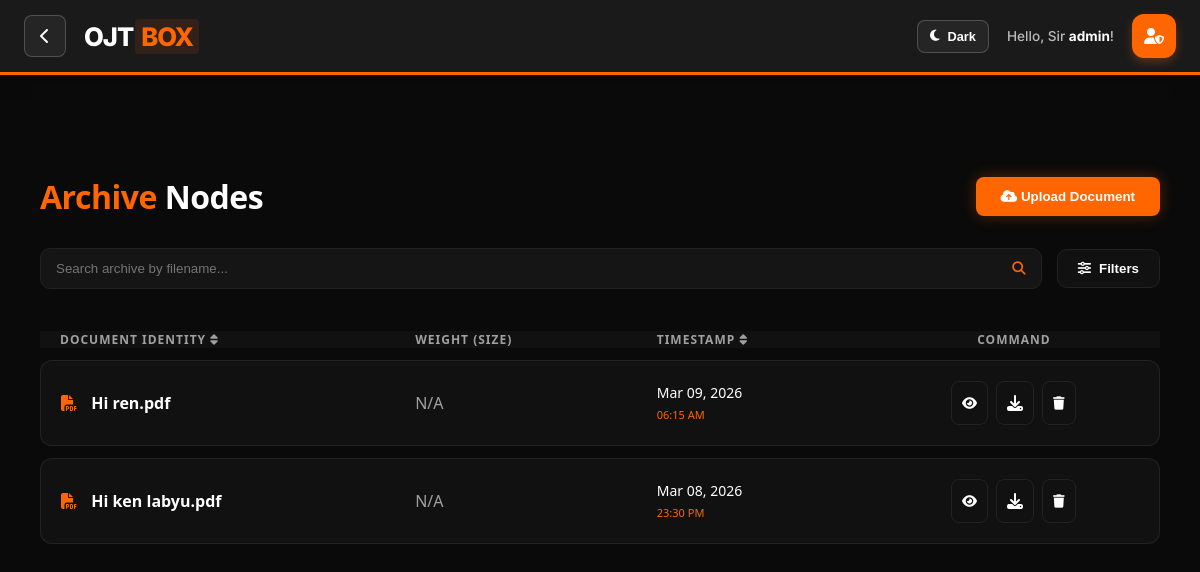
The page /HDN.php (signed in) on the database its author committed.
### tables this page shows
CREATE TABLE `hdn_files` (
  `id` int(11) NOT NULL,
  `file_name` varchar(255) NOT NULL,
  `file_path` varchar(255) NOT NULL,
  `uploaded_at` timestamp NOT NULL DEFAULT current_timestamp(),
  `updated_at` timestamp NOT NULL DEFAULT current_timestamp() ON UPDATE current_timestamp()
);

### HDN.php (the view, shortened to what this page needs)
<?php
require_once 'db.php';
$search = isset($_GET['search']) ? $_GET['search'] : '';
$filter_year = isset($_GET['year']) ? $_GET['year'] : '';
$filter_month = isset($_GET['month']) ? $_GET['month'] : '';
$sort_col = isset($_GET['sort']) ? $_GET['sort'] : 'uploaded_at';
$sort_ord = isset($_GET['order']) ? $_GET['order'] : 'DESC';
$next_order = ($sort_ord == 'ASC') ? 'DESC' : 'ASC';
$allowed_cols = ['file_name', 'uploaded_at'];
$sort_col = in_array($sort_col, $allowed_cols) ? $sort_col : 'uploaded_at';
$sort_ord = ($sort_ord == 'ASC') ? 'ASC' : 'DESC';
$query = "SELECT * FROM hdn_files WHERE file_name LIKE ?";
$params = ["%$search%"];
$types = "s";
$query .= " ORDER BY $sort_col $sort_ord";
$stmt = $conn->prepare($query);
$stmt->bind_param($types, ...$params);
$stmt->execute();
$result = $stmt->get_result();
?>
<!DOCTYPE html>
<html lang="en">
<head>
    <link rel="stylesheet" href="https://cdnjs.cloudflare.com/ajax/libs/font-awesome/6.4.0/css/all.min.css">
</head>
<body>
<?php include 'header.php'; ?>
    <main class="inventory-container">
        <div class="header-flex">
            <h2><span style="color:var(--primary-orange)">Archive</span> Nodes</h2>
            <button onclick="triggerFileSelect()" class="btn-upload-main">
                <i class="fa-solid fa-cloud-arrow-up"></i> Upload Document
            </button>
        </div>
        <form action="" method="GET" class="search-row" id="filterForm">
            <div class="search-group">
                <input type="text" name="search" class="search-input" placeholder="Search archive by filename..." value="<?php echo htmlspecialchars($search); ?>">
                <button type="submit" class="btn-search-icon"><i class="fa-solid fa-magnifying-glass"></i></button>
            </div>
            <div class="filter-dropdown">
                <button type="button" class="btn-filter-trigger" onclick="toggleFilterMenu()">
                    <i class="fa-solid fa-sliders"></i> Filters
                </button>
            </div>
        </form>
        <table class="data-table">
            <thead>
                <tr>
                    <th>
                        <a href="?search=<?php echo $search; ?>&year=<?php echo $filter_year; ?>&month=<?php echo $filter_month; ?>&sort=file_name&order=<?php echo $next_order; ?>" class="sort-link">
                            Document Identity <i class="fa-solid fa-sort"></i>
                        </a>
                    </th>
                    <th>Weight (Size)</th>
                    <th>
                        <a href="?search=<?php echo $search; ?>&year=<?php echo $filter_year; ?>&month=<?php echo $filter_month; ?>&sort=uploaded_at&order=<?php echo $next_order; ?>" class="sort-link">
                            Timestamp <i class="fa-solid fa-sort"></i>
                        </a>
                    </th>
                    <th style="text-align: center;">Command</th>
                </tr>
            </thead>
            <tbody>
                <?php if ($result->num_rows > 0): ?>
                    <?php while($row = $result->fetch_assoc()):
                        $size = file_exists($row['file_path']) ? formatSize(filesize($row['file_path'])) : 'N/A';
                    ?>
                    <tr>
                        <td style="font-weight: 600;">
                            <i class="fa-solid fa-file-pdf" style="color:var(--primary-orange); margin-right:10px;"></i>
                            <?php echo htmlspecialchars($row['file_name']); ?>
                        </td>
                        <td style="color: var(--text-gray);"><?php echo $size; ?></td>
                        <td>
                            <span style="display:block; font-size: 14px;"><?php echo date('M d, Y', strtotime($row['uploaded_at'])); ?></span>
                            <span style="font-size: 11px; color: var(--primary-orange);"><?php echo date('H:i A', strtotime($row['uploaded_at'])); ?></span>
                        </td>
                        <td>
                            <div class="btn-group">
                                <button onclick="openPdf('<?php echo $row['file_path']; ?>', '<?php echo addslashes($row['file_name']); ?>')" class="action-btn btn-view" title="View">
                                    <i class="fa-solid fa-eye"></i>
                                </button>
                                <a href="<?php echo $row['file_path']; ?>" download="<?php echo $row['file_name']; ?>" class="action-btn btn-download" title="Download">
                                    <i class="fa-solid fa-download"></i>
                                </a>
                                <button onclick="confirmDelete(<?php echo $row['id']; ?>)" class="action-btn btn-delete" title="Delete">
                                    <i class="fa-solid fa-trash"></i>
                                </button>
                            </div>
                        </td>
                    </tr>
                    <?php endwhile; ?>
                <?php else: ?>
                    <tr><td colspan="4" style="text-align:center; padding:50px; color:var(--text-gray);">NO DOCUMENTS DETECTED IN ARCHIVE.</td></tr>
                <?php endif; ?>
            </tbody>
        </table>
    </main>
</body>
</html>

### HDN.php (style rules this page uses)
:root { --bg-dark: #0a0a0a; --card-bg: #111111; --primary-orange: #ff6600; --neon-blue: #0ea5e9; --neon-green: #10b981; --text-main: #ffffff; --text-gray: #a0a0a0; --border-color: #222222; --input-bg: #151515; --transition: all 0.3s cubic-bezier(0.4, 0, 0.2, 1); }
body { background-color: var(--bg-dark); color: var(--text-main); font-family: 'Segoe UI', Roboto, sans-serif; margin: 0; padding: 0; animation: fadeInPage 0.8s ease-out; transition: background-color 0.4s ease, color 0.4s ease; }
.inventory-container { padding: 100px 40px 40px; max-width: 1400px; margin: 0 auto; }
.header-flex { display: flex; justify-content: space-between; align-items: center; margin-bottom: 30px; }
.header-flex h2 { font-size: 2rem; margin: 0; font-weight: 700; letter-spacing: -0.5px; color: var(--text-main); }
.search-row { display: flex; gap: 15px; margin-bottom: 30px; align-items: center; }
.search-group { flex: 1; display: flex; background: var(--input-bg); border-radius: 10px; border: 1px solid var(--border-color); transition: var(--transition); position: relative; }
.search-input { width: 100%; background: transparent; border: none; color: var(--text-main); padding: 12px 15px; outline: none; }
.btn-search-icon { background: none; border: none; color: var(--primary-orange); cursor: pointer; padding: 0 15px; }
.filter-dropdown { position: relative; }
.btn-filter-trigger { background: var(--card-bg); border: 1px solid var(--border-color); padding: 11px 20px; border-radius: 10px; cursor: pointer; font-weight: 600; display: flex; align-items: center; gap: 8px; color: var(--text-main); transition: var(--transition); }
.data-table { width: 100%; border-collapse: separate; border-spacing: 0 12px; }
.data-table th { text-align: left; color: var(--text-gray); padding: 0 20px; font-size: 0.75rem; text-transform: uppercase; letter-spacing: 1px; }
.data-table tr { background: var(--card-bg); transition: var(--transition); }
.data-table td { padding: 20px; border-top: 1px solid var(--border-color); border-bottom: 1px solid var(--border-color); color: var(--text-main); }
.data-table td:first-child { border-left: 1px solid var(--border-color); border-radius: 12px 0 0 12px; }
.data-table td:last-child { border-right: 1px solid var(--border-color); border-radius: 0 12px 12px 0; }
.sort-link { text-decoration: none; color: inherit; transition: 0.3s; }
.btn-group { display: flex; justify-content: center; gap: 8px; }
.action-btn { padding: 10px; border-radius: 8px; color: var(--text-main); border: 1px solid var(--border-color); cursor: pointer; background: var(--card-bg); transition: var(--transition); }
.btn-upload-main { background: var(--primary-orange); color: white; border: none; padding: 12px 25px; border-radius: 8px; cursor: pointer; font-weight: bold; box-shadow: 0 0 15px rgba(255, 102, 0, 0.3); transition: var(--transition); }

### header.php (style rules this page uses)
:root { --primary-orange: #FF6600; --nav-bg: #1A1A1B; --text-color: #FFFFFF; --text-muted: #BBB; --btn-bg: rgba(255, 255, 255, 0.05); --btn-border: rgba(255, 255, 255, 0.2); --dropdown-bg: #FFFFFF; --dropdown-text: #1A1A1B; --nav-height: 72px; --transition: all 0.25s ease; }

### rows shown on the page
hdn_files: file_name "Hi ren.pdf", file_path "N/A", uploaded_at "Mar 09, 2026", uploaded_at "06:15 AM"
hdn_files: file_name "Hi ken labyu.pdf", file_path "N/A", uploaded_at "Mar 08, 2026", uploaded_at "23:30 PM"

### other values the page prints
$username "admin"
